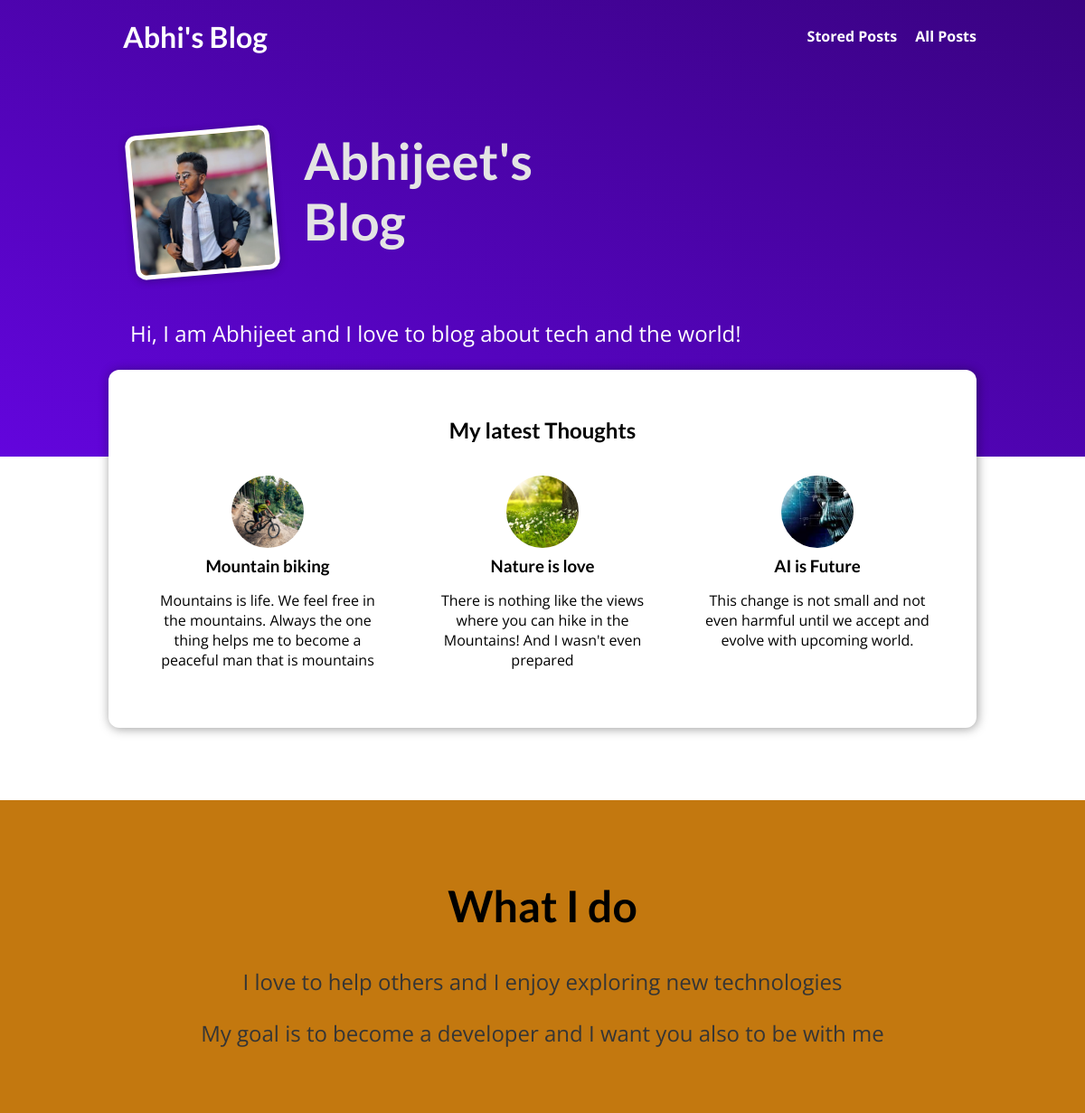
/, run on an earlier commit of the app's database.
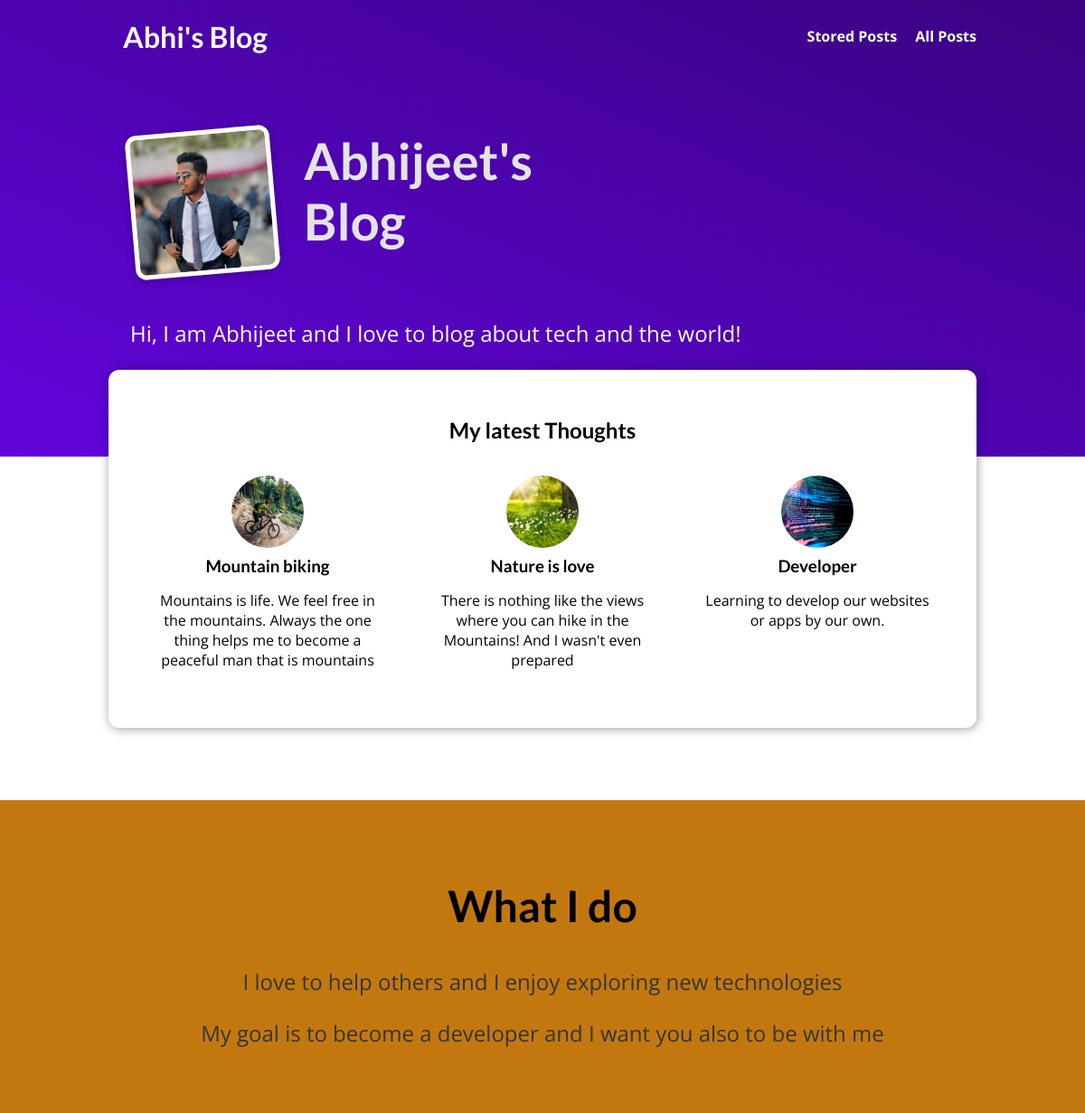
And on a later commit of the database.
### blog/models.py (models this page shows, shortened)
class Post(models.Model):
    title = models.CharField(max_length=150)
    excerpt = models.CharField(max_length=200)
    image = models.ImageField(upload_to="posts", null=True)
    date = models.DateField(auto_now=True)
    slug = models.SlugField(unique=True, db_index=True)
    content = models.TextField(validators=[MinLengthValidator(10)])
    author = models.ForeignKey(Author, on_delete=models.SET_NULL, null=True, related_name="posts")
    tags = models.ManyToManyField(Tag)

### blog/views.py (the view)
# urls.py: path("",views.StartingPageView.as_view(), name="starting-page"),
class StartingPageView(ListView):
    template_name = "blog/index.html"
    model = Post
    ordering = ["-date"]
    context_object_name = "posts"
    def get_queryset(self):
        queryset = super().get_queryset()
        data = queryset[:3]
        return data

### blog/templates/blog/index.html (shortened to what this page needs)
{% extends "base.html" %}
{% load static %}
{% block css_files %}
<link rel="stylesheet" href="{% static 'blog/posts.css' %}" type="text/css" />
<link rel="stylesheet" href="{% static 'blog/index.css' %}" type="text/css" />
{% endblock %}
{% block content %}
<section id="welcome">
  <header>
    <img
      src="{% static 'blog/images/ME.jpeg' %}"
      alt="Max - The Author of This
    Blog"
    />
    <h2>Abhijeet's Blog</h2>
  </header>
  <p>Hi, I am Abhijeet and I love to blog about tech and the world!</p>
</section>
<section id="posts">
  <h2>My latest Thoughts</h2>
  <ul>
    {% for post in posts %}
      {% include "blog/include/post.html" %}
    {% endfor %}
  </ul>
</section>
<section id="about">
  <h2>What I do</h2>
  <p>I love to help others and I enjoy exploring new technologies</p>
  <p>My goal is to become a developer and I want you also to be with me</p>
</section>
{% endblock %}

### blog/templates/blog/include/post.html
<li>
    <article class="post">
      <a href="{% url 'post-detail-page' post.slug %}">
        <img src="{{ post.image.url }}" alt="{{ post.title }}">
        <div class="post-content">
          <h3>{{ post.title }}</h3>
          <p>
            {{ post.excerpt }}
          </p>
        </div>
      </a>
    </article>
  </li>

What changed in the data, as far as the page shows it:
no longer on this page (row unchanged): Post: image (picture), title "AI is Future", excerpt "This change is not small and not even harmful until we accept and evolve with upcoming world."
now on this page (row edited): Post: image (placeholder picture), title "Developer", excerpt "Learning to develop our websites or apps by our own."
